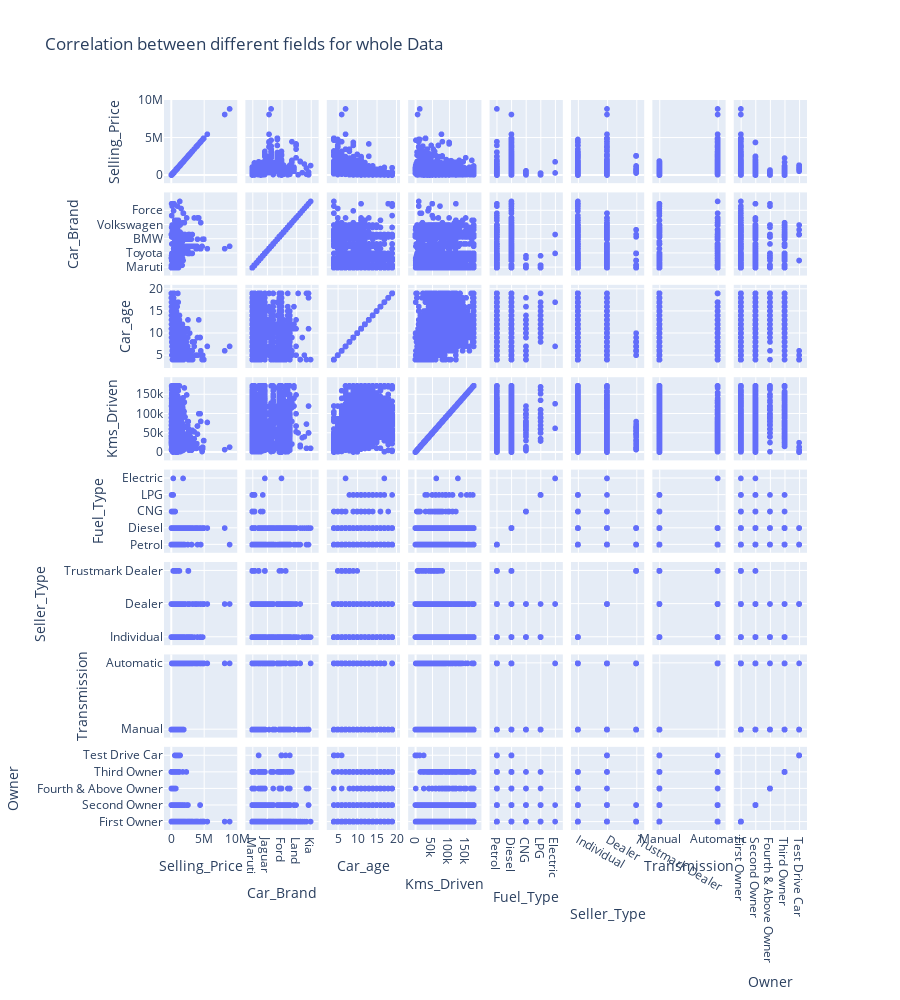

The cell this chart's notebook holds for it:
### Code cell
#Pairplot to find the relation between different variables.

dff = df[['Selling_Price','Car_Brand', 'Car_age', 'Kms_Driven', 'Fuel_Type','Seller_Type', 'Transmission', 'Owner']]
fig_pairplot = px.scatter_matrix(dff, height=1000,title= 'Correlation between different fields for whole Data')  
fig_pairplot

### Figure 1 — Plotly figure (JSON) as saved in the notebook; plotly's stock layout.template omitted (floating-point values rounded to 4 significant figures; data arrays with more than 128 entries replaced by an {"elided": "..."} marker saying what was removed)
{"data": [{"dimensions": [{"axis": {"matches": true}, "label": "Selling_Price", "values": {"elided": "4340 int values"}}, {"axis": {"matches": true}, "label": "Car_Brand", "values": {"elided": "4340 str values"}}, {"axis": {"matches": true}, "label": "Car_age", "values": {"elided": "4340 int values"}}, {"axis": {"matches": true}, "label": "Kms_Driven", "values": {"elided": "4340 int values"}}, {"axis": {"matches": true}, "label": "Fuel_Type", "values": {"elided": "4340 str values"}}, {"axis": {"matches": true}, "label": "Seller_Type", "values": {"elided": "4340 str values"}}, {"axis": {"matches": true}, "label": "Transmission", "values": {"elided": "4340 str values"}}, {"axis": {"matches": true}, "label": "Owner", "values": {"elided": "4340 str values"}}], "hovertemplate": "%{xaxis.title.text}=%{x}<br>%{yaxis.title.text}=%{y}<extra></extra>", "legendgroup": "", "marker": {"color": "#636efa", "symbol": "circle"}, "name": "", "showlegend": false, "type": "splom"}], "layout": {"dragmode": "select", "height": 1000, "legend": {"tracegroupgap": 0}, "title": {"text": "Correlation between different fields for whole Data"}}}
